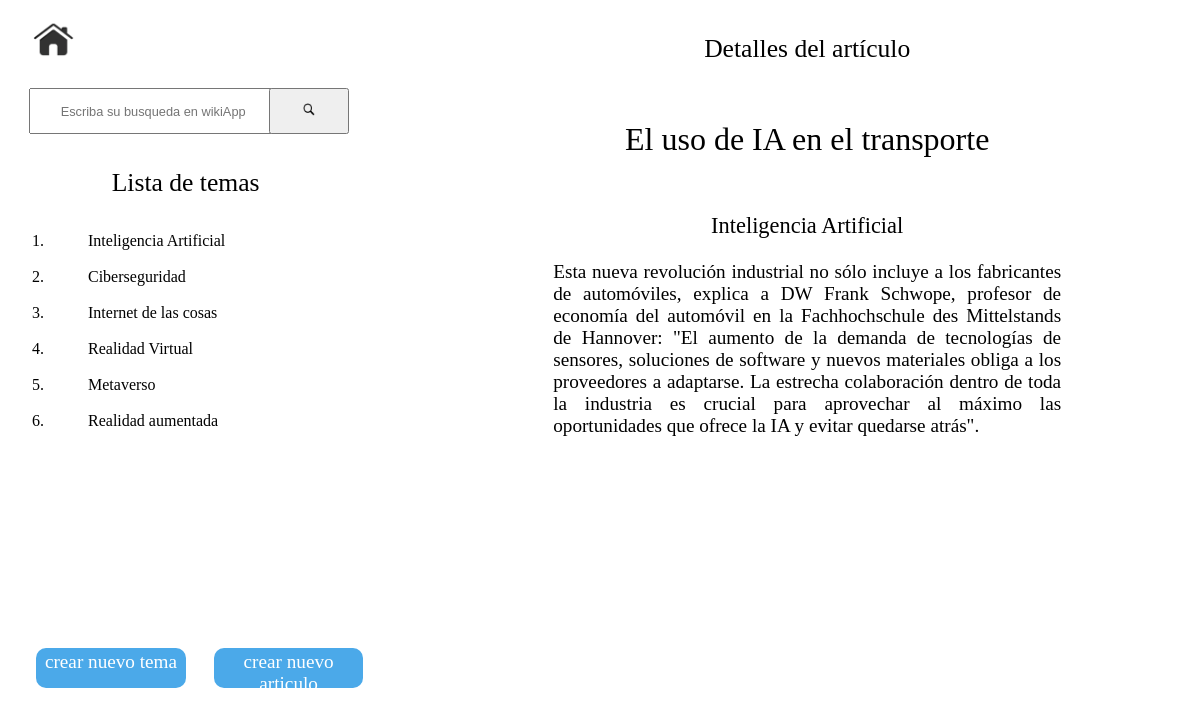
Before: /articulos/3 with the older database file.
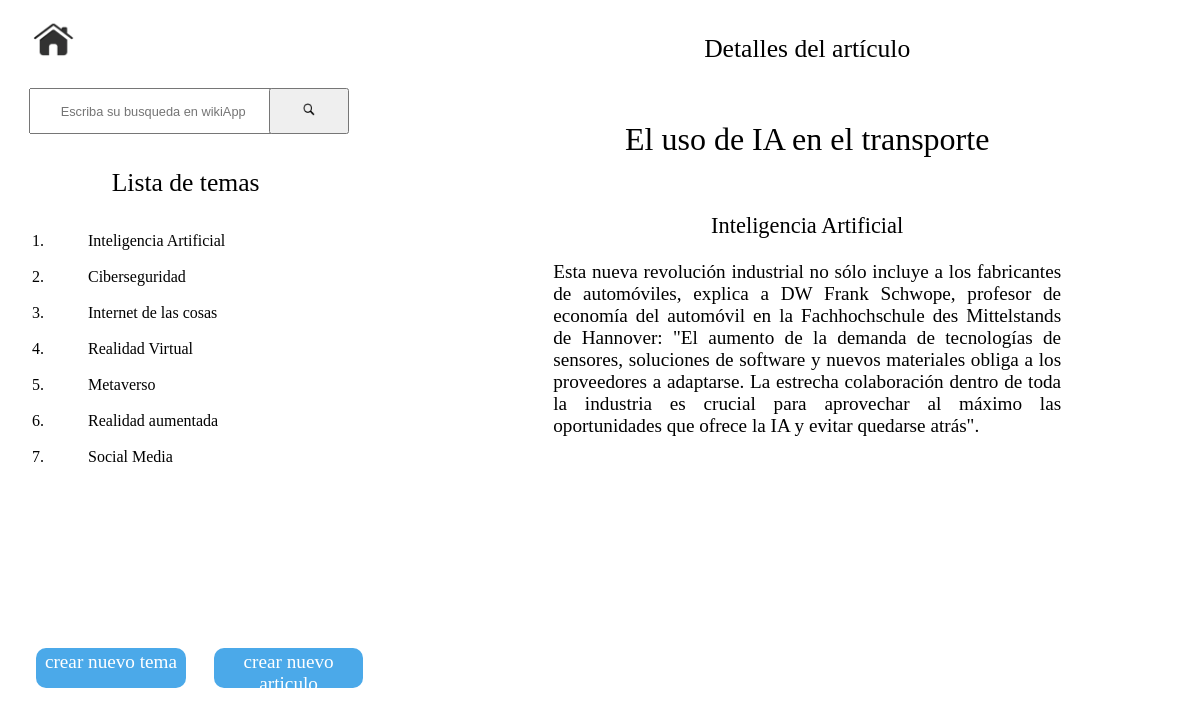
After: the same page with the newer database file.
### wikiApp/models.py (models this page shows)
class temaWiki(models.Model):
    nombre_tema = models.CharField(max_length=128, null=True, blank=True)
    descripcion_tema = models.CharField(max_length=512, null=True, blank=True)

### wikiApp/views.py (the view)
# urls.py: path('articulos/<str:id_articulo>',views.articulos,name="articulos"),
def articulos(request,id_articulo):
    temas = temaWiki.objects.all()
    articulo_id = articuloWiki.objects.get(id=id_articulo)
    return render(request, 'articulos.html',{
        'temas': temas, 'articulo':articulo_id
    })

### wikiApp/templates/articulos.html (shortened to what this page needs)
{% extends "layout.html" %}
{% block encabezado%}
	Detalles del artículo
{%endblock%}
{% block contenido%}
<div class="articulos_descripcion">
	<div class="articulo_desc_titulo">
		<p class="art_titulo">
			{{articulo.titulo}}
		</p>
	</div>
	<div class="articulo_desc_tema">
		<p class="art_tema">
			{{articulo.tema_relacionado.nombre_tema}}
		</p>
	</div>
	<div class="articulo_desc_contenido">
		<p class="art_contenido">
			{{articulo.contenido}}
		</p>
	</div>
</div>
{% endblock %}

### wikiApp/templates/layout.html (shortened to what this page needs)
{% load static %}
<!DOCTYPE html>
<html>
<head>
	<link rel="stylesheet" href="{% static 'wiki_estilos_customizados.css' %}">
</head>
<body>
	<div class="wiki_contendor_principal">
		<div class="panel_izquierdo">
			<div class="home">
				<a class="link_home" href="{% url 'wikiApp:principal' %}">
					<img class="imagen_home" src="{% static 'home.png' %}">
				</a>
			</div>
			<div class="bloque_busqueda">
				<div class="barra_busqueda_contenedor">
					<form class="barra_busqueda" method="post" action="{% url 'wikiApp:busqueda' %}">
						<div class="barra_busqueda_texto">
							<input class="busqueda_texto_estilos" type="text" id="buscador" name="buscador" placeholder="Escriba su busqueda en wikiApp">
						</div>
						<div class="barra_busqueda_icono">
							<button class="boton_busqueda">
								<img class="imagen_busqueda" src="{% static 'buscador.png' %}">
							</button>
						</div>
					</form>
				</div>
			</div>
			<div class="listado_temas">
				<div class="bloque_titulo_tema">
					<span class="listado_temas_titulo">Lista de temas</span>
				</div>
				<ol>
					{% for tema in temas %}
					<br>
					<li>
						<ul style="list-style: none;">
							<li><a href="{% url 'wikiApp:articulos_x_tema' tema.id %}" style="text-decoration: none;color: black;">{{ tema.nombre_tema }}</a></li>
						</ul>
					</li>
					{% endfor %}
				</ol>
			</div>
			<div class="botones">
				<a class="boton_estilo" href="{% url 'wikiApp:nuevo_tema' %}">
					<span class="boton_texto">crear nuevo tema</span>
				</a>
				<a class="boton_estilo" href="{% url 'wikiApp:nuevo_articulo' %}">
					<span class="boton_texto">crear nuevo articulo</span>
				</a>
			</div>
		</div>
		<div class="panel_derecho">
			<div class="titulo_seccion">
				<p class="titulo_seccion_estilo">{% block encabezado %}{% endblock %}</p>
			</div>
			<div class="visualizacion_seccion">
				{% block contenido %}{% endblock %}
			</div>
		</div>
	</div>
</body>
</html>

Changed rows visible on the page:
added temaWiki: nombre_tema "Social Media"
